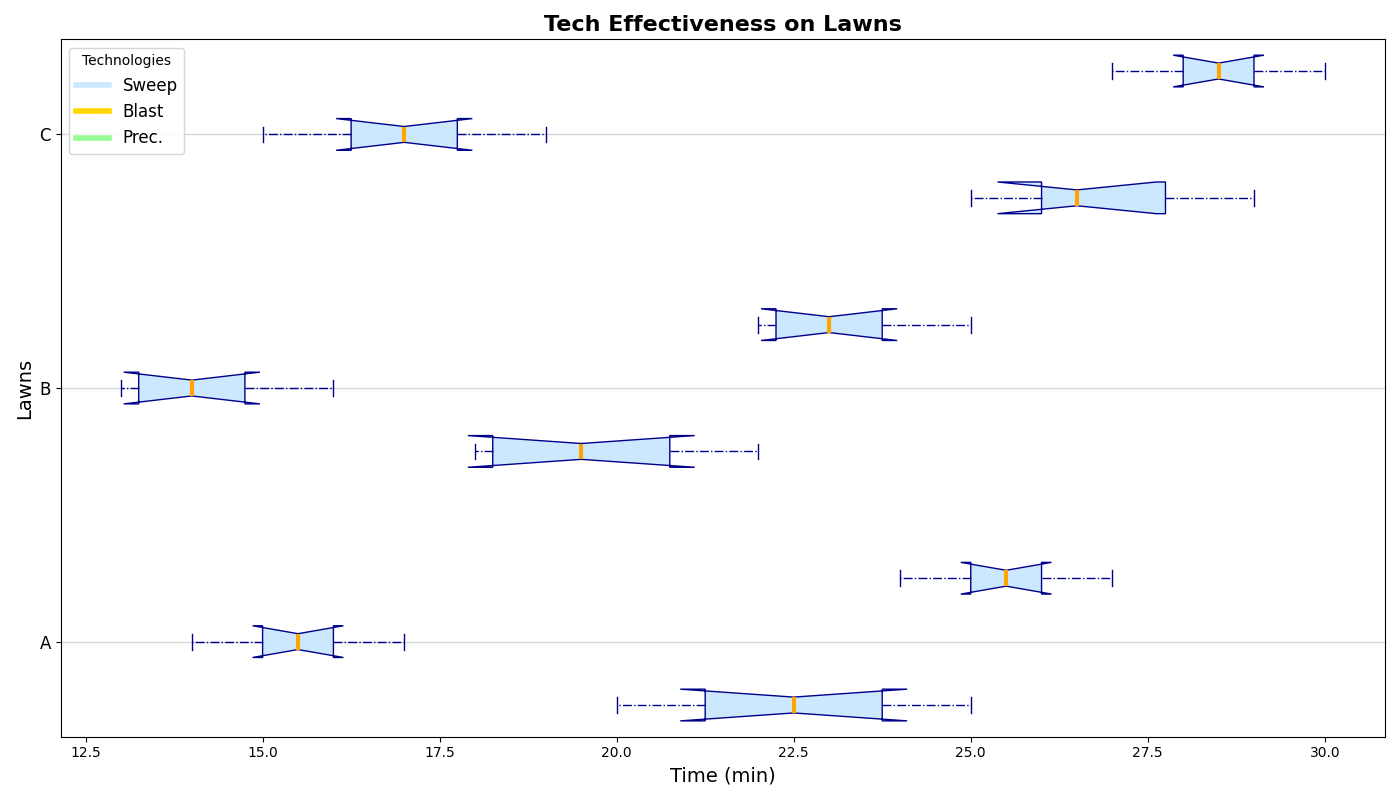

This chart was generated by the following Python code:
import matplotlib.pyplot as plt

techniques = ['Sweep', 'Blast', 'Prec.']
lawns = ['A', 'B', 'C']

sweep_data = [
    [20, 22, 23, 21, 24, 25],
    [18, 20, 18, 21, 19, 22],
    [25, 27, 26, 28, 26, 29]
]

blast_data = [
    [15, 16, 14, 17, 15, 16],
    [14, 13, 15, 14, 13, 16],
    [17, 16, 18, 17, 15, 19]
]

precision_data = [
    [25, 26, 24, 27, 25, 26],
    [23, 22, 24, 23, 22, 25],
    [28, 29, 27, 30, 28, 29]
]

box_data = [
    sweep_data[0], blast_data[0], precision_data[0],
    sweep_data[1], blast_data[1], precision_data[1],
    sweep_data[2], blast_data[2], precision_data[2]
]

positions = [1, 2, 3, 5, 6, 7, 9, 10, 11]

fig, ax = plt.subplots(figsize=(14, 8))

boxprops = dict(facecolor='#CCE8FF', color='darkblue')
whiskerprops = dict(color='darkblue', linestyle='-.')
capprops = dict(color='darkblue')
flierprops = dict(markerfacecolor='#FF6666', marker='x', markersize=10, linestyle='none')
medianprops = dict(color='#FFA500', linewidth=3)

ax.boxplot(box_data, positions=positions, patch_artist=True, notch=True,
           boxprops=boxprops, whiskerprops=whiskerprops,
           capprops=capprops, flierprops=flierprops,
           medianprops=medianprops, vert=False)

ax.set_yticks([2, 6, 10])
ax.set_yticklabels(lawns, fontsize=12)
ax.set_ylabel("Lawns", fontsize=14)
ax.set_xlabel("Time (min)", fontsize=14)

plt.title("Tech Effectiveness on Lawns", fontsize=16, fontweight='bold')
ax.yaxis.grid(True, linestyle='-', linewidth=1, alpha=0.5)

colors = ['#CCE8FF', '#FFD700', '#98FB98']
patches = [plt.Line2D([0], [0], color=color, lw=4) for color in colors]
plt.legend(patches, techniques, loc='upper left', fontsize=12, title="Technologies")

plt.tight_layout()
plt.show()
